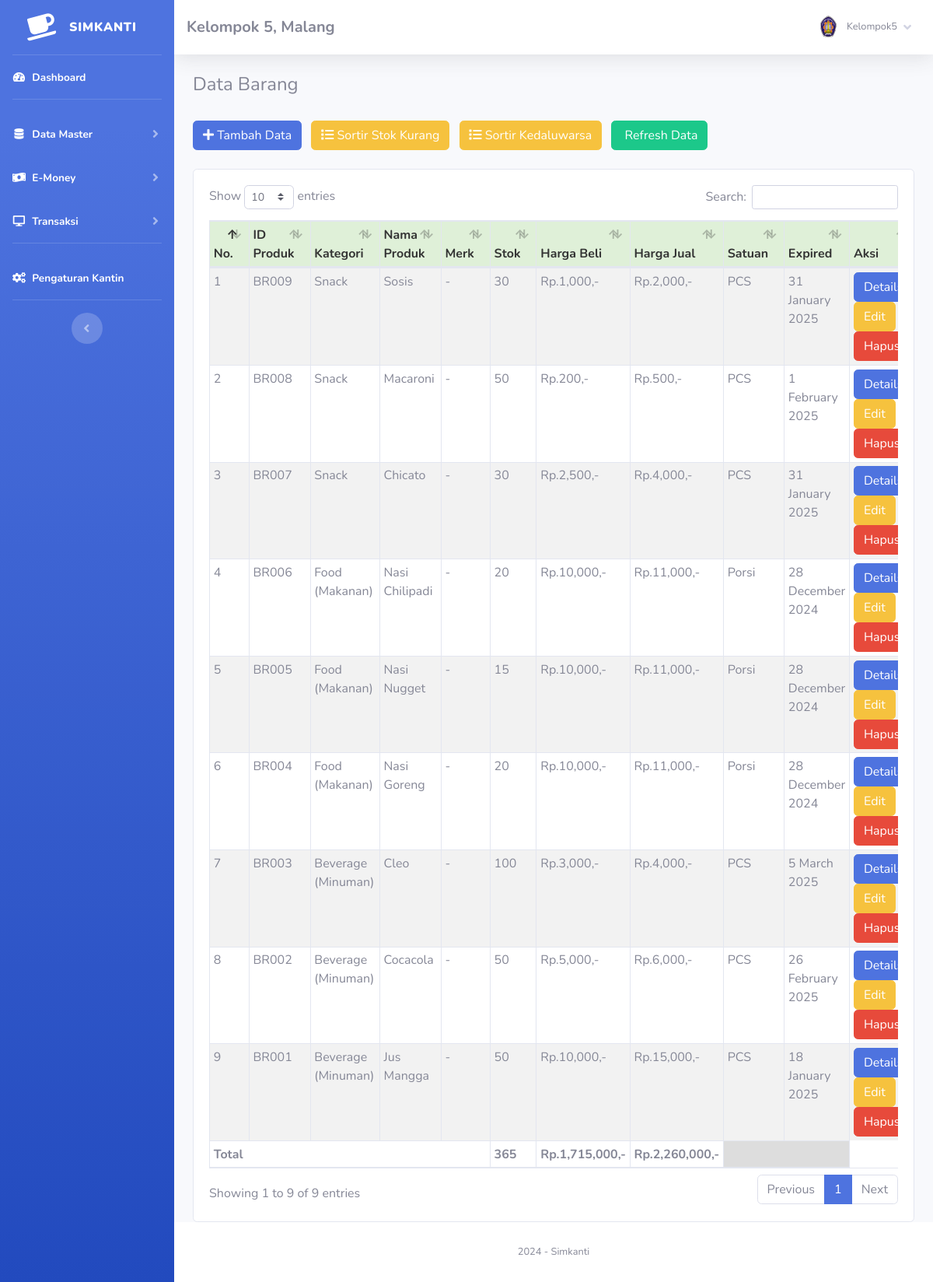
Screenshot of /index.php?page=barang (signed in) with the database file from the repository.
### tables this page shows
CREATE TABLE `toko` (
  `id_toko` int NOT NULL AUTO_INCREMENT,
  `nama_toko` varchar(255) NOT NULL,
  `alamat_toko` text NOT NULL,
  `tlp` varchar(255) NOT NULL,
  `nama_pemilik` varchar(255) NOT NULL,
  PRIMARY KEY (`id_toko`)
);

CREATE TABLE `member` (
  `id_member` int NOT NULL AUTO_INCREMENT,
  `nm_member` varchar(255) NOT NULL,
  `alamat_member` text NOT NULL,
  `telepon` varchar(255) NOT NULL,
  `email` varchar(255) NOT NULL,
  `gambar` text NOT NULL,
  `NIK` text NOT NULL,
  PRIMARY KEY (`id_member`)
);

CREATE TABLE `barang` (
  `id` int NOT NULL AUTO_INCREMENT,
  `id_barang` varchar(255) NOT NULL,
  `id_kategori` int NOT NULL,
  `nama_barang` text NOT NULL,
  `merk` varchar(255) NOT NULL,
  `harga_beli` varchar(255) NOT NULL,
  `harga_jual` varchar(255) NOT NULL,
  `satuan_barang` varchar(255) NOT NULL,
  `stok` text NOT NULL,
  `expired` date NOT NULL,
  `tgl_input` varchar(255) NOT NULL,
  `tgl_update` varchar(255) DEFAULT NULL,
  PRIMARY KEY (`id`)
);

CREATE TABLE `kategori` (
  `id_kategori` int NOT NULL AUTO_INCREMENT,
  `nama_kategori` varchar(255) NOT NULL,
  `tgl_input` varchar(255) NOT NULL,
  PRIMARY KEY (`id_kategori`)
);

### fungsi/view/view.php (called while the page is built, shortened)
<?php
class view
{
    protected $db;
    public function __construct($db)
    {
        $this->db = $db;
    }
    public function member_edit($id)
    {
        $sql = "select member.*, login.*
                from member inner join login on member.id_member = login.id_member
                where member.id_member= ?";
        $row = $this->db->prepare($sql);
        $row->execute(array($id));
        $hasil = $row->fetch();
        return $hasil;
    }
    public function toko()
    {
        $sql = "select*from toko where id_toko='1'";
        $row = $this->db->prepare($sql);
        $row->execute();
        $hasil = $row->fetch();
        return $hasil;
    }
    public function barang()
    {
        $sql = "select barang.*, kategori.id_kategori, kategori.nama_kategori
                from barang inner join kategori on barang.id_kategori = kategori.id_kategori
                ORDER BY id DESC";
        $row = $this->db->prepare($sql);
        $row->execute();
        $hasil = $row->fetchAll();
        return $hasil;
    }
}

### admin/module/barang/index.php (the view, shortened to what this page needs)
<h4>Data Barang</h4>
        <br />
        <button type="button" class="btn btn-primary btn-md mr-2" data-toggle="modal" data-target="#myModal">
            <i class="fa fa-plus"></i> Tambah Data</button>
        <a href="index.php?page=barang&stok=yes" class="btn btn-warning btn-md mr-2">
            <i class="fa fa-list"></i> Sortir Stok Kurang</a>
        <a href="index.php?page=barang&expired=yes" class="btn btn-warning btn-md mr-2">
            <i class="fa fa-list"></i> Sortir Kedaluwarsa
        </a>
        <a href="index.php?page=barang" class="btn btn-success btn-md">
            <i class="fa fa-refresh"></i> Refresh Data</a>
        <br />
        <div class="card card-body">
            <div class="table-responsive">
                <table class="table table-bordered table-striped table-sm" id="example1">
                    <thead>
                        <tr style="background:#DFF0D8;color:#333;">
                            <th>No.</th>
                            <th>ID Produk</th>
                            <th>Kategori</th>
                            <th>Nama Produk</th>
                            <th>Merk</th>
                            <th>Stok</th>
                            <th>Harga Beli</th>
                            <th>Harga Jual</th>
                            <th>Satuan</th>
                            <th>Expired</th>
                            <th>Aksi</th>
                        </tr>
                    </thead>
                    <tbody>
                        <?php
                        $totalBeli = 0;
                        $totalJual = 0;
                        $totalStok = 0;
                        if ($_GET['stok'] == 'yes') {
                            $hasil = $lihat->barang_stok();
                        } elseif ($_GET['expired'] == 'yes') {
                            $hasil = $lihat->barang_expired();
                        } else {
                            $hasil = $lihat->barang();
                        }
                        $no = 1;
                        foreach ($hasil as $isi) {
                        ?>
                            <tr>
                                <td><?php echo $no; ?></td>
                                <td><?php echo $isi['id_barang']; ?></td>
                                <td><?php echo $isi['nama_kategori']; ?></td>
                                <td><?php echo $isi['nama_barang']; ?></td>
                                <td><?php echo $isi['merk']; ?></td>
                                <td>
                                    <?php if ($isi['stok'] == '0') { ?>
                                        <button class="btn btn-danger"> Habis</button>
                                    <?php } else { ?>
                                        <?php echo $isi['stok']; ?>
                                    <?php } ?>
                                </td>
                                <td>Rp.<?php echo number_format($isi['harga_beli']); ?>,-</td>
                                <td>Rp.<?php echo number_format($isi['harga_jual']); ?>,-</td>
                                <td> <?php echo $isi['satuan_barang']; ?></td>
                                <td><?php echo date('j F Y', strtotime($isi['expired'])); ?></td>
                                <td>
                                    <?php if ($isi['stok'] <=  '3') { ?>
                                        <form method="POST" action="fungsi/edit/edit.php?stok=edit">
                                            <input type="text" name="restok" class="form-control">
                                            <input type="hidden" name="id" value="<?php echo $isi['id_barang']; ?>"
                                                class="form-control">
                                            <button class="btn btn-primary btn-sm">
                                                Restok
                                            </button>
                                            <a href="fungsi/hapus/hapus.php?barang=hapus&id=<?php echo $isi['id_barang']; ?>"
                                                onclick="javascript:return confirm('Hapus Data barang ?');">
                                                <button class="btn btn-danger btn-sm">Hapus</button></a>
                                        </form>
                                    <?php } else { ?>
                                        <a href="index.php?page=barang/details&barang=<?php echo $isi['id_barang']; ?>"><button
                                                class="btn btn-primary btn-xs">Details</button></a>
                                        <a href="index.php?page=barang/edit&barang=<?php echo $isi['id_barang']; ?>"><button
                                                class="btn btn-warning btn-xs">Edit</button></a>
                                        <a href="fungsi/hapus/hapus.php?barang=hapus&id=<?php echo $isi['id_barang']; ?>"
                                            onclick="javascript:return confirm('Hapus Data barang ?');"><button
                                                class="btn btn-danger btn-xs">Hapus</button></a>
                                    <?php } ?>
                            </tr>
                        <?php
                            $no++;
                            $totalBeli += $isi['harga_beli'] * $isi['stok'];
                            $totalJual += $isi['harga_jual'] * $isi['stok'];
                            $totalStok += $isi['stok'];
                        }
                        ?>
                    </tbody>
                    <tfoot>
                        <tr>
                            <th colspan="5">Total </td>
                            <th><?php echo $totalStok; ?></td>
                            <th>Rp.<?php echo number_format($totalBeli); ?>,-</td>
                            <th>Rp.<?php echo number_format($totalJual); ?>,-</td>
                            <th colspan="2" style="background:#ddd"></th>
                        </tr>
                    </tfoot>
                </table>
            </div>
        </div>

### admin/template/sidebar.php (shortened to what this page needs)
<?php
    $id = $_SESSION['admin']['id_member'];
    $hasil_profil = $lihat -> member_edit($id);
?>
<ul class="navbar-nav bg-gradient-primary sidebar sidebar-dark accordion" id="accordionSidebar">
    <a class="sidebar-brand d-flex align-items-center justify-content-center" href="index.php">
        <div class="sidebar-brand-icon rotate-n-15">
            <i class="fas fa-coffee"></i>
        </div>
        <div class="sidebar-brand-text mx-3"><b>Simkanti</b><sup></sup></div>
    </a>
    <hr class="sidebar-divider my-0">
    <li class="nav-item active">
        <a class="nav-link" href="index.php">
            <i class="fas fa-fw fa-tachometer-alt"></i>
            <span>Dashboard</span></a>
    </li>
    <hr class="sidebar-divider">
    <li class="nav-item active">
        <a class="nav-link collapsed" href="#" data-toggle="collapse" data-target="#collapseTwo" aria-expanded="true"
            aria-controls="collapseTwo">
            <i class="fas fa-fw fa-database"></i>
            <span>Data Master</span>
        </a>
    </li>
    <li class="nav-item active">
        <a class="nav-link collapsed" href="#" data-toggle="collapse" data-target="#collapseee" aria-expanded="true"
            aria-controls="collapseTwo">
            <i class="fas fa-fw fa-money-bill-wave"></i>
            <span>E-Money</span>
        </a>
    </li>
    <li class="nav-item active">
        <a class="nav-link collapsed" href="#" data-toggle="collapse" data-target="#collapse3" aria-expanded="true"
            aria-controls="collapse3">
            <i class="fas fa-fw fa-desktop"></i>
            <span>Transaksi</span>
        </a>
    </li>
    <hr class="sidebar-divider">
    <li class="nav-item active">
        <a class="nav-link" href="index.php?page=pengaturan">
            <i class="fas fa-fw fa-cogs"></i>
            <span>Pengaturan Kantin</span></a>
    </li>
    <hr class="sidebar-divider d-none d-md-block">
    <div class="text-center d-none d-md-inline">
        <button class="rounded-circle border-0" id="sidebarToggle"></button>
    </div>
</ul>
<div id="content-wrapper" class="d-flex flex-column">
    <div id="content">
        <nav class="navbar navbar-expand navbar-light bg-white topbar mb-4 static-top shadow">
            <h5 class="d-lg-block d-none mt-2"><b><?php echo $toko['nama_toko'];?>, <?php echo $toko['alamat_toko'];?></b></h5>
            <ul class="navbar-nav ml-auto">
                <li class="nav-item dropdown no-arrow">
                    <a class="nav-link dropdown-toggle" href="#" id="userDropdown" role="button" data-toggle="dropdown"
                        aria-haspopup="true" aria-expanded="false">
                        <img class="img-profile rounded-circle"
                            src="assets/img/user/<?php echo $hasil_profil['gambar'];?>">
                        <span
                            class="mr-2 d-none d-lg-inline text-gray-600 small ml-2"><?php echo $hasil_profil['nm_member'];?></span>
                        <i class="fas fa-angle-down"></i>
                    </a>
                </li>
            </ul>
        </nav>
        <div class="container-fluid">

### rows the page displays
toko: nama_toko "Kelompok 5", alamat_toko "Malang"
barang: id_barang "BR009", id_kategori.nama_kategori "Snack", nama_barang "Sosis", merk "-", stok "30", harga_beli "1,000", harga_jual "2,000", satuan_barang "PCS", expired "31 January 2025"
barang: id_barang "BR008", id_kategori.nama_kategori "Snack", nama_barang "Macaroni", merk "-", stok "50", harga_beli "200", harga_jual "500", satuan_barang "PCS", expired "1 February 2025"
barang: id_barang "BR007", id_kategori.nama_kategori "Snack", nama_barang "Chicato", merk "-", stok "30", harga_beli "2,500", harga_jual "4,000", satuan_barang "PCS", expired "31 January 2025"
barang: id_barang "BR006", id_kategori.nama_kategori "Food (Makanan)", nama_barang "Nasi Chilipadi", merk "-", stok "20", harga_beli "10,000", harga_jual "11,000", satuan_barang "Porsi", expired "28 December 2024"
barang: id_barang "BR005", id_kategori.nama_kategori "Food (Makanan)", nama_barang "Nasi Nugget", merk "-", stok "15", harga_beli "10,000", harga_jual "11,000", satuan_barang "Porsi", expired "28 December 2024"
barang: id_barang "BR004", id_kategori.nama_kategori "Food (Makanan)", nama_barang "Nasi Goreng", merk "-", stok "20", harga_beli "10,000", harga_jual "11,000", satuan_barang "Porsi", expired "28 December 2024"
barang: id_barang "BR003", id_kategori.nama_kategori "Beverage (Minuman)", nama_barang "Cleo", merk "-", stok "100", harga_beli "3,000", harga_jual "4,000", satuan_barang "PCS", expired "5 March 2025"
barang: id_barang "BR002", id_kategori.nama_kategori "Beverage (Minuman)", nama_barang "Cocacola", merk "-", stok "50", harga_beli "5,000", harga_jual "6,000", satuan_barang "PCS", expired "26 February 2025"
barang: id_barang "BR001", id_kategori.nama_kategori "Beverage (Minuman)", nama_barang "Jus Mangga", merk "-", stok "50", harga_beli "10,000", harga_jual "15,000", satuan_barang "PCS", expired "18 January 2025"

### other values shown
$hasil_profil['nm_member'] "Kelompok5"
$totalStok "365"
$totalBeli "1,715,000"
$totalJual "2,260,000"
